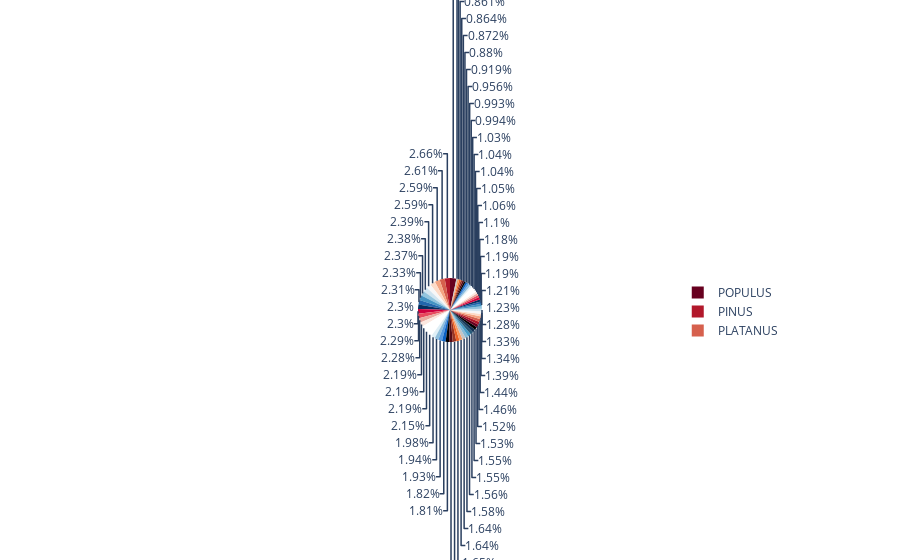

This figure's notebook cell:
### Code cell
#Pie chart showing the percentage of average height by species 
height_fig = px.pie(df_average_height, values='Baumhöhe in m', names='Gattung botanisch', 
             color_discrete_sequence=px.colors.sequential.RdBu)
height_fig.show()

### Figure 1 — Plotly figure (JSON) as saved in the notebook; plotly's stock layout.template omitted (floating-point values rounded to 4 significant figures)
{"data": [{"domain": {"x": [0, 1], "y": [0, 1]}, "hovertemplate": "Gattung botanisch=%{label}<br>Baumhöhe in m=%{value}<extra></extra>", "labels": ["ACER", "AESCULUS", "AILANTHUS", "ALNUS", "AMELANCHIER", "Abies", "BETULA", "CARPINUS", "CASTANEA", "CATALPA", "CEDRUS", "CELTIS", "CERCIDIPHYLLUM", "CERCIS", "CHAMAECYPARIS", "CORYLUS", "CRATAEGUS", "ELAEAGNUS", "FAGUS", "FRAXINUS", "GINKGO", "GLEDITSIA", "GYMNOCLADUS", "HIPPOPHAE", "JUGLANS", "KOELREUTERIA", "LARIX", "LIQUIDAMBAR", "LIRIODENDRON", "MAGNOLIA", "MALUS", "MESPILUS", "METASEQUOIA", "MORUS", "NOTHOFAGUS", "NYSSA", "OSTRYA", "PARROTIA", "PAULOWNIA", "PHELLODENDRON", "PICEA", "PINUS", "PLATANUS", "POPULUS", "PRUNUS", "PSEUDOTSUGA", "PTEROCARYA", "PYRUS", "QUERCUS", "ROBINIA", "SALIX", "SEQUOIADENDRON", "SOPHORA", "SORBUS", "SYRINGA", "TAXUS", "TETRADIUM", "THUJA", "TILIA", "TOONA", "TSUGA", "ULMUS", "ZELKOVA"], "legendgroup": "", "name": "", "showlegend": true, "type": "pie", "values": [11.45, 12.46, 12.69, 9.511, 5.091, 11.16, 13.72, 8.345, 7.685, 7.411, 13.75, 9.028, 5.318, 5.05, 9.131, 8.982, 5.748, 7.139, 13.83, 9.534, 8.057, 10.26, 8.857, 4.959, 8.795, 6.077, 13.34, 6.389, 7.016, 6.159, 4.982, 5, 12.65, 8.459, null, null, 5.756, 5.533, 13.5, 9.5, 10.5, 15.37, 15.14, 18.6, 6.914, 14.97, 12.7, 5.976, 13.35, 13.23, 10.36, 13.33, 10.56, 6.821, 3.6, 6.874, 7.735, 6.046, 13.19, 15, 9, 11.25, 6]}], "layout": {"legend": {"tracegroupgap": 0}, "margin": {"t": 60}, "piecolorway": ["rgb(103,0,31)", "rgb(178,24,43)", "rgb(214,96,77)", "rgb(244,165,130)", "rgb(253,219,199)", "rgb(247,247,247)", "rgb(209,229,240)", "rgb(146,197,222)", "rgb(67,147,195)", "rgb(33,102,172)", "rgb(5,48,97)"]}}
